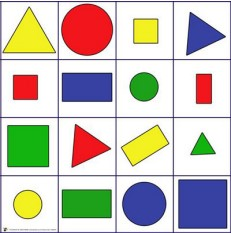
#> input picture Circle_Detection/shapes.jpg, 231 x 233 px
$ python circle_detect.py
#> lines starting #> are read from the running program, lines starting #| are printed output that depends on the picture; after the words box and inside, x2 and y2 are one past the last pixel; in counts of white or black regions, pixels touching at a corner belong together
import sys
import cv2 as cv
import numpy as np
def main(argv):

   # Default image if argument isn't given
   default_file = 'shapes.jpg'
   # Check for given image
   filename = argv[0] if len(argv) > 0 else default_file
   # Loads an image
   src = cv.imread(cv.samples.findFile(filename), cv.IMREAD_COLOR)
#> src is the input picture: shape (233, 231, 3); mean B, G, R 183.9, 194.7, 199.1
   # Check if image is loaded fine
   if src is None:
      print ('Error opening image!')
      print ('Usage: hough_circle.py [image_name -- default ' + default_file + '] \n')
      return -1

   # Converts the input image from BGR color space to grayscale
   gray = cv.cvtColor(src, cv.COLOR_BGR2GRAY)
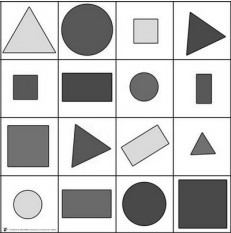
#> gray: shape (233, 231); min 20, max 255, mean 194.8

   # Median blurring on the grayscale image using a kernel size of 5x5
   gray = cv.medianBlur(gray, 5)
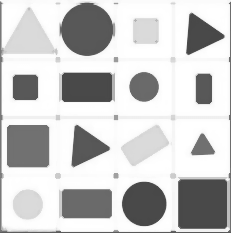
#> gray: shape (233, 231); min 69, max 255, mean 201.6

   # Detect where circles are and store their centers and radii
   rows = gray.shape[0]
#> rows = 233
   circles = cv.HoughCircles(gray, cv.HOUGH_GRADIENT, 1, rows / 8,
   param1=100, param2=30,
   minRadius=1, maxRadius=30)
#> circles = [[86.5, 28.5, 26.3], [143.5, 86.5, 14.9], [143.5, 202.5, 22.1], [27.5, 204.5, 15.5]]

   # Outline detected circles using their centers and radii
   if circles is not None:
      circles = np.uint16(np.around(circles))
#> circles = [[86, 28, 26], [144, 86, 15], [144, 202, 22], [28, 204, 16]]
      for i in circles[0, :]:
         center = (i[0], i[1])
         # circle center
         cv.circle(src, center, 1, (0, 100, 100), 3)
         # circle outline
         radius = i[2]
         cv.circle(src, center, radius, (255, 0, 255), 3)
#> this loop made 4 passes
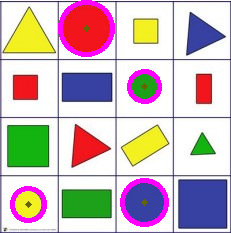
#> src: shape (233, 231, 3); 4.82% of pixels changed, all inside (x1, y1, x2, y2) = (10, 0, 169, 227)

   # Show image with drawn circles
   cv.imshow("detected circles", src)
   cv.waitKey(0)

   return 0

if __name__ == "__main__":
   main(sys.argv[1:])
